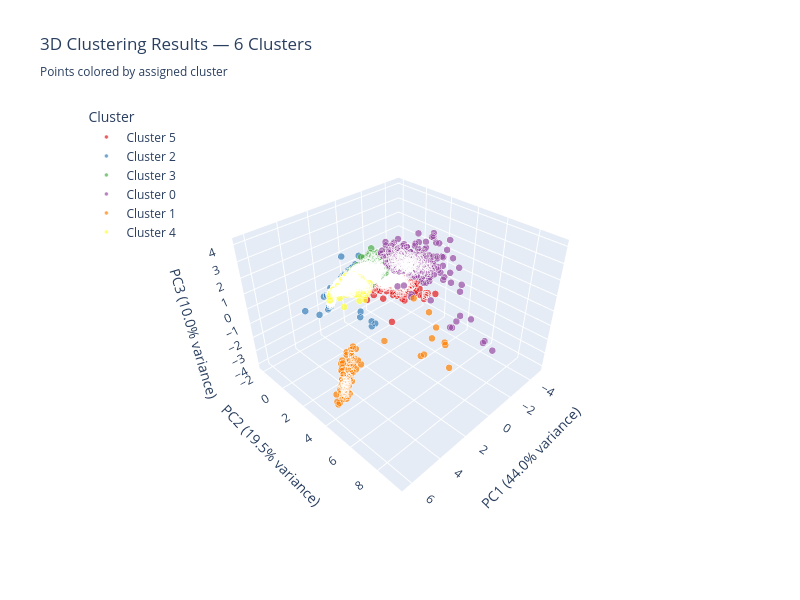
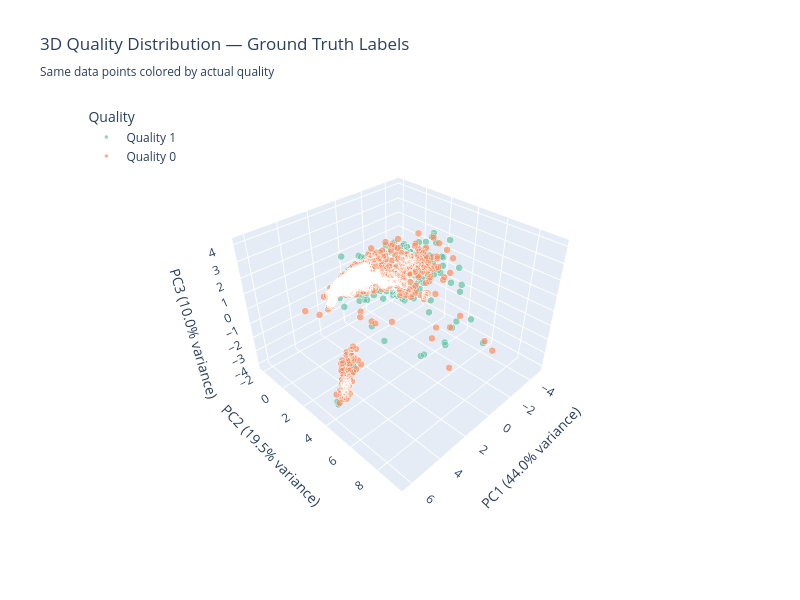

The cell these charts' notebook holds for them, in order:
### Markdown cell above
## Exercise 4.6: Advanced 3D Visualization

Visualize the clustering results using interactive 3D plots with Plotly.

1. Use PCA to reduce the dimensionality of our feature space to 3 components
2. Create two visualizations:
   - Points colored by assigned cluster
   - Same points colored by actual quality labels
3. Include the explained variance for each principal component in the axis labels
4. Save the figures to the plot_path


This visualization will help us understand how well our clustering approach aligns with the known quality designations.

#### Note:
- You can use the following links to find more information about the PCA:
   - https://en.wikipedia.org/wiki/Principal_component_analysis
   - https://scikit-learn.org/stable/modules/generated/sklearn.decomposition.PCA.html

### Code cell
# ── Configuration ──────────────────────────────────────────────────────────────
NUM_CLUSTERS = 6

# ── Preprocessing & Clustering ─────────────────────────────────────────────────
flat_data = data.reshape(data.shape[0], -1)
X = scaler.fit_transform(flat_data)

model = MyKMeans(k=NUM_CLUSTERS)
cluster_labels = model.fit_predict(X)

# ── Dimensionality Reduction ───────────────────────────────────────────────────
reducer = PCA(n_components=3, random_state=42)
components = reducer.fit_transform(X)
var_ratios = reducer.explained_variance_ratio_

pc_axis_titles = {
    'x': f'PC1 ({var_ratios[0]:.1%} variance)',
    'y': f'PC2 ({var_ratios[1]:.1%} variance)',
    'z': f'PC3 ({var_ratios[2]:.1%} variance)'
}

# ── Build Visualization DataFrame ─────────────────────────────────────────────
viz_df = pd.DataFrame({
    'PC1': components[:, 0],
    'PC2': components[:, 1],
    'PC3': components[:, 2],
    'Cluster':         [f'Cluster {int(c)}' for c in cluster_labels],
    'Quality':         [f'Quality {int(q)}' for q in labels],
    'Cluster_Numeric': cluster_labels,
    'Quality_Numeric': labels
})

# ── Color Palettes ─────────────────────────────────────────────────────────────
palette_clusters = px.colors.qualitative.Set1[:NUM_CLUSTERS]
palette_quality  = px.colors.qualitative.Set2[:len(np.unique(labels))]

# ── Shared Layout Helper ───────────────────────────────────────────────────────
def apply_3d_layout(fig, axis_titles):
    fig.update_traces(
        marker=dict(size=4, opacity=0.7, line=dict(width=0.5, color='white'))
    )
    fig.update_layout(
        scene=dict(
            xaxis_title=axis_titles['x'],
            yaxis_title=axis_titles['y'],
            zaxis_title=axis_titles['z'],
            camera=dict(eye=dict(x=1.5, y=1.5, z=1.5))
        ),
        font=dict(size=12),
        legend=dict(yanchor="top", y=0.99, xanchor="left", x=0.01),
        width=800, height=600
    )

hover_cfg = {
    'PC1': ':.3f', 'PC2': ':.3f', 'PC3': ':.3f',
    'Cluster': True, 'Quality': True
}

# ── Plot 1: Cluster Assignments ────────────────────────────────────────────────
scatter_clusters = px.scatter_3d(
    viz_df, x='PC1', y='PC2', z='PC3',
    color='Cluster',
    color_discrete_sequence=palette_clusters,
    title=f'3D Clustering Results — {NUM_CLUSTERS} Clusters'
          f'<br><sub>Points colored by assigned cluster</sub>',
    labels=pc_axis_titles,
    hover_data=hover_cfg
)
apply_3d_layout(scatter_clusters, pc_axis_titles)

# ── Plot 2: Ground-Truth Quality Labels ────────────────────────────────────────
scatter_quality = px.scatter_3d(
    viz_df, x='PC1', y='PC2', z='PC3',
    color='Quality',
    color_discrete_sequence=palette_quality,
    title='3D Quality Distribution — Ground Truth Labels'
          '<br><sub>Same data points colored by actual quality</sub>',
    labels=pc_axis_titles,
    hover_data=hover_cfg
)
apply_3d_layout(scatter_quality, pc_axis_titles)

# ── Export & Display ───────────────────────────────────────────────────────────
save_plotly_figure_as_html(scatter_clusters, plot_path / f'clusters_3d_{NUM_CLUSTERS}_clusters')
save_plotly_figure_as_html(scatter_quality,  plot_path / f'quality_3d_{NUM_CLUSTERS}_clusters')

scatter_clusters.show()
scatter_quality.show()

# ── Evaluation ─────────────────────────────────────────────────────────────────
ari = adjusted_rand_score(labels, cluster_labels)
print(f"\nClustering Alignment Analysis:")
print(f"Adjusted Rand Index: {ari:.3f}")

### Figure 1 — Plotly figure (JSON) as saved in the notebook; plotly's stock layout.template omitted (floating-point values rounded to 4 significant figures; data arrays with more than 128 entries replaced by an {"elided": "..."} marker saying what was removed)
{"data": [{"customdata": {"elided": "929x2 str values"}, "hovertemplate": "Cluster=%{customdata[0]}<br>PC1=%{x:.3f}<br>PC2=%{y:.3f}<br>PC3=%{z:.3f}<br>Quality=%{customdata[1]}<extra></extra>", "legendgroup": "Cluster 5", "marker": {"color": "rgb(228,26,28)", "line": {"color": "white", "width": 0.5}, "opacity": 0.7, "size": 4, "symbol": "circle"}, "mode": "markers", "name": "Cluster 5", "scene": "scene", "showlegend": true, "type": "scatter3d", "x": {"elided": "929 float values"}, "y": {"elided": "929 float values"}, "z": {"elided": "929 float values"}}, {"customdata": {"elided": "877x2 str values"}, "hovertemplate": "Cluster=%{customdata[0]}<br>PC1=%{x:.3f}<br>PC2=%{y:.3f}<br>PC3=%{z:.3f}<br>Quality=%{customdata[1]}<extra></extra>", "legendgroup": "Cluster 2", "marker": {"color": "rgb(55,126,184)", "line": {"color": "white", "width": 0.5}, "opacity": 0.7, "size": 4, "symbol": "circle"}, "mode": "markers", "name": "Cluster 2", "scene": "scene", "showlegend": true, "type": "scatter3d", "x": {"elided": "877 float values"}, "y": {"elided": "877 float values"}, "z": {"elided": "877 float values"}}, {"customdata": {"elided": "1687x2 str values"}, "hovertemplate": "Cluster=%{customdata[0]}<br>PC1=%{x:.3f}<br>PC2=%{y:.3f}<br>PC3=%{z:.3f}<br>Quality=%{customdata[1]}<extra></extra>", "legendgroup": "Cluster 3", "marker": {"color": "rgb(77,175,74)", "line": {"color": "white", "width": 0.5}, "opacity": 0.7, "size": 4, "symbol": "circle"}, "mode": "markers", "name": "Cluster 3", "scene": "scene", "showlegend": true, "type": "scatter3d", "x": {"elided": "1687 float values"}, "y": {"elided": "1687 float values"}, "z": {"elided": "1687 float values"}}, {"customdata": {"elided": "372x2 str values"}, "hovertemplate": "Cluster=%{customdata[0]}<br>PC1=%{x:.3f}<br>PC2=%{y:.3f}<br>PC3=%{z:.3f}<br>Quality=%{customdata[1]}<extra></extra>", "legendgroup": "Cluster 0", "marker": {"color": "rgb(152,78,163)", "line": {"color": "white", "width": 0.5}, "opacity": 0.7, "size": 4, "symbol": "circle"}, "mode": "markers", "name": "Cluster 0", "scene": "scene", "showlegend": true, "type": "scatter3d", "x": {"elided": "372 float values"}, "y": {"elided": "372 float values"}, "z": {"elided": "372 float values"}}, {"customdata": {"elided": "126x2 str values"}, "hovertemplate": "Cluster=%{customdata[0]}<br>PC1=%{x:.3f}<br>PC2=%{y:.3f}<br>PC3=%{z:.3f}<br>Quality=%{customdata[1]}<extra></extra>", "legendgroup": "Cluster 1", "marker": {"color": "rgb(255,127,0)", "line": {"color": "white", "width": 0.5}, "opacity": 0.7, "size": 4, "symbol": "circle"}, "mode": "markers", "name": "Cluster 1", "scene": "scene", "showlegend": true, "type": "scatter3d", "x": [5.873, 5.657, 5.012, 5.294, 4.397, 4.654, 5.641, 5.074, 5.435, 5.559, 5.604, 4.564, 4.753, 5.567, 4.653, 4.196, 5.695, 4.749, 2.708, 4.407, 6.246, 5.363, 4.392, 5.244, 4.268, 1.536, 5.875, 5.543, 5.487, 5.192, 4.231, 3.68, 5.193, 4.403, 4.182, 4.877, 4.674, 5.805, 4.901, 4.084, 4.765, 4.51, 6.298, 4.388, 3.327, 5.2, 5.932, 5.804, 5.754, 4.766, 5.811, 5.728, 5.327, 5.388, 5.607, 4.872, 5.46, 3.872, 5.718, 5.346, 5.32, 5.056, 4.825, 4.42, 5.322, 2.332, 4.187, 4.369, 5.471, 5.273, 5.943, 4.607, 5.803, 5.509, 2.72, 4.881, 5.382, 3.871, 4.956, 6.064, 5.112, 3.761, 5.348, 5.726, 4.211, 4.487, 5.081, 5.965, 6.057, 5.387, 5.2, 5.291, 4.589, 5.176, 5.259, 5.376, 5.365, 4.441, 5.363, 5.323, 4.088, 5.749, 4.229, 5.791, 5.237, 5.534, 4.245, 5.149, 5.243, 5.519, 4.689, 4.791, 5.308, 5.098, 4.945, 3.838, 4.971, 5.455, 2.089, 6.172, 2.847, 4.068, 5.814, 4.109, 5.832, 3.268], "y": [4.634, 4.19, 4.083, 4.292, 2.913, 3.906, 4.564, 4.277, 4.133, 4.238, 4.413, 3.771, 3.267, 4.366, 4.167, 3.46, 4.269, 4.458, 8.51, 2.772, 4.848, 4.156, 3.844, 3.956, 3.748, 6.431, 5.073, 4.404, 4.437, 3.79, 4.019, 8.099, 4.062, 3.573, 8.359, 4.363, 4.787, 4.677, 3.548, 2.911, 4.022, 3.814, 4.807, 3.714, 9.307, 4.192, 4.904, 4.026, 4.676, 3.195, 4.795, 4.638, 4.361, 4.418, 4.64, 3.955, 4.445, 3.047, 4.934, 4.457, 4.442, 4.043, 4.23, 3.445, 4.204, 7.6, 3.03, 2.873, 4.517, 3.908, 4.906, 3.747, 4.939, 4.178, 4.439, 3.836, 4.276, 3.443, 4.337, 5.208, 4.135, 3.078, 4.132, 4.651, 3.476, 3.769, 3.999, 4.835, 4.843, 4.357, 4.295, 3.978, 4.016, 4.448, 3.963, 3.963, 4.225, 3.582, 4.178, 3.939, 3.333, 5.078, 2.647, 4.841, 4.659, 4.212, 3.544, 4.465, 4.264, 4.448, 3.193, 4.042, 4.407, 4.324, 3.574, 3.146, 3.642, 4.673, 5.902, 4.558, 8.578, 3.242, 4.796, 3.34, 4.442, 8.173], "z": [-2.215, -2.275, -1.808, -2.003, -2.038, -1.485, -2.101, -1.718, -2.173, -2.205, -2.125, -1.48, -2.166, -2.134, -1.325, -1.292, -2.272, -1.274, 1.48, -2.16, -2.331, -2.077, -1.253, -2.097, -1.265, 1.678, -1.961, -2.076, -2.006, -2.144, -1.274, 1.246, -2.012, -1.44, 1.623, -1.444, -0.7891, -2.109, -2.075, -1.448, -1.562, -1.377, -2.429, -1.315, 0.9861, -1.905, -2.08, -2.63, -2.123, -2.161, -2.039, -2.105, -1.993, -1.999, -1.993, -1.573, -2.002, -1.314, -1.904, -1.908, -1.911, -1.895, -1.473, -1.519, -2.035, 1.791, -1.507, -2.08, -1.983, -1.997, -2.09, -1.478, -1.958, -2.269, -0.5868, -1.919, -2.005, -1.035, -1.498, -1.905, -1.937, -1.148, -2.119, -2.054, -1.301, -1.425, -1.94, -2.061, -2.205, -1.959, -1.932, -2.124, -1.375, -1.68, -2.096, -2.294, -2.042, -1.438, -2.05, -2.182, -1.251, -1.876, -2.11, -2.007, -1.645, -2.139, -1.332, -1.635, -1.872, -2.194, -2.011, -1.523, -1.871, -1.67, -2.091, -1.227, -2.025, -1.788, 2.514, -2.508, 1.743, -1.306, -2.096, -1.313, -2.225, 1.99]}, {"customdata": {"elided": "1009x2 str values"}, "hovertemplate": "Cluster=%{customdata[0]}<br>PC1=%{x:.3f}<br>PC2=%{y:.3f}<br>PC3=%{z:.3f}<br>Quality=%{customdata[1]}<extra></extra>", "legendgroup": "Cluster 4", "marker": {"color": "rgb(255,255,51)", "line": {"color": "white", "width": 0.5}, "opacity": 0.7, "size": 4, "symbol": "circle"}, "mode": "markers", "name": "Cluster 4", "scene": "scene", "showlegend": true, "type": "scatter3d", "x": {"elided": "1009 float values"}, "y": {"elided": "1009 float values"}, "z": {"elided": "1009 float values"}}], "layout": {"font": {"size": 12}, "height": 600, "legend": {"title": {"text": "Cluster"}, "tracegroupgap": 0, "x": 0.01, "xanchor": "left", "y": 0.99, "yanchor": "top"}, "scene": {"camera": {"eye": {"x": 1.5, "y": 1.5, "z": 1.5}}, "domain": {"x": [0, 1], "y": [0, 1]}, "xaxis": {"title": {"text": "PC1 (44.0% variance)"}}, "yaxis": {"title": {"text": "PC2 (19.5% variance)"}}, "zaxis": {"title": {"text": "PC3 (10.0% variance)"}}}, "title": {"text": "3D Clustering Results — 6 Clusters<br><sub>Points colored by assigned cluster</sub>"}, "width": 800}}

### Figure 2 — Plotly figure (JSON) as saved in the notebook; plotly's stock layout.template omitted (floating-point values rounded to 4 significant figures; data arrays with more than 128 entries replaced by an {"elided": "..."} marker saying what was removed)
{"data": [{"customdata": {"elided": "2165x2 str values"}, "hovertemplate": "Quality=%{customdata[1]}<br>PC1=%{x:.3f}<br>PC2=%{y:.3f}<br>PC3=%{z:.3f}<br>Cluster=%{customdata[0]}<extra></extra>", "legendgroup": "Quality 1", "marker": {"color": "rgb(102,194,165)", "line": {"color": "white", "width": 0.5}, "opacity": 0.7, "size": 4, "symbol": "circle"}, "mode": "markers", "name": "Quality 1", "scene": "scene", "showlegend": true, "type": "scatter3d", "x": {"elided": "2165 float values"}, "y": {"elided": "2165 float values"}, "z": {"elided": "2165 float values"}}, {"customdata": {"elided": "2835x2 str values"}, "hovertemplate": "Quality=%{customdata[1]}<br>PC1=%{x:.3f}<br>PC2=%{y:.3f}<br>PC3=%{z:.3f}<br>Cluster=%{customdata[0]}<extra></extra>", "legendgroup": "Quality 0", "marker": {"color": "rgb(252,141,98)", "line": {"color": "white", "width": 0.5}, "opacity": 0.7, "size": 4, "symbol": "circle"}, "mode": "markers", "name": "Quality 0", "scene": "scene", "showlegend": true, "type": "scatter3d", "x": {"elided": "2835 float values"}, "y": {"elided": "2835 float values"}, "z": {"elided": "2835 float values"}}], "layout": {"font": {"size": 12}, "height": 600, "legend": {"title": {"text": "Quality"}, "tracegroupgap": 0, "x": 0.01, "xanchor": "left", "y": 0.99, "yanchor": "top"}, "scene": {"camera": {"eye": {"x": 1.5, "y": 1.5, "z": 1.5}}, "domain": {"x": [0, 1], "y": [0, 1]}, "xaxis": {"title": {"text": "PC1 (44.0% variance)"}}, "yaxis": {"title": {"text": "PC2 (19.5% variance)"}}, "zaxis": {"title": {"text": "PC3 (10.0% variance)"}}}, "title": {"text": "3D Quality Distribution — Ground Truth Labels<br><sub>Same data points colored by actual quality</sub>"}, "width": 800}}
